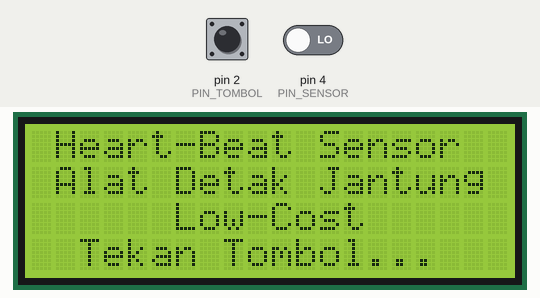
This sketch was run on a simulated Arduino Uno, built with avr-gcc and run on an emulated ATmega328P. Parts: 20×4 character LCD. The inputs (shaded band) are chosen by the test bench; at power-on: pin 2 (PIN_TOMBOL) HIGH, pin 4 (PIN_SENSOR) LOW. What the sketch prints to the serial monitor is not drawn.

Above: at 1.3 s.
1.4 s: pin 2 (PIN_TOMBOL) pulled LOW for 0.15 s
At 2.5 s:
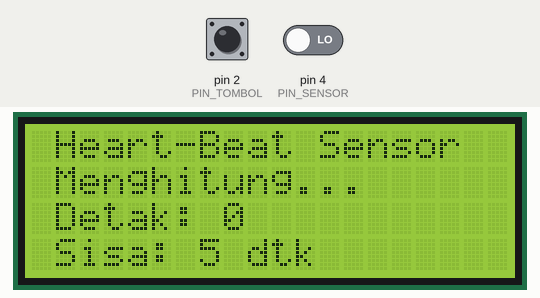
4.5 s: pin 4 (PIN_SENSOR) driven HIGH
At 7.32 s:
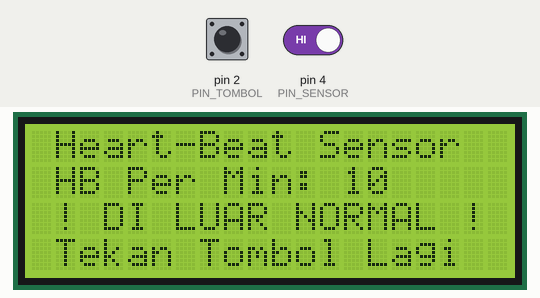
7.5 s: pin 2 (PIN_TOMBOL) pulled LOW for 1 s
At 9.8 s:
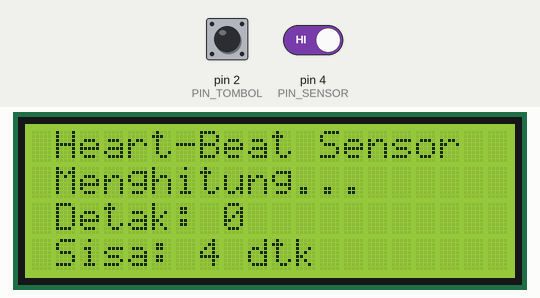
11.5 s: pin 2 (PIN_TOMBOL) pulled LOW for 3.2 s
At 12.5 s:
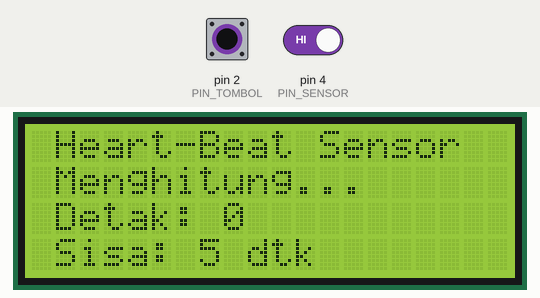
Timing chart, 0 to 14.5 s (numbered marks = the images above; inputs shaded):
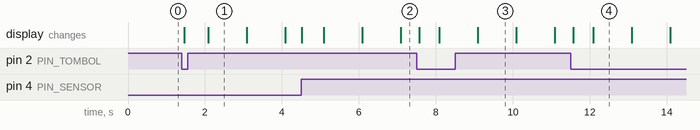

The sketch:

detak_jantung_proteus.ino
```cpp
/*
 * =====================================================================
 *  TUGAS AKHIR - SIMULASI PROTEUS (Arduino Uno / ATmega328P)
 *  Alat Pemantau Detak Jantung Low-Cost
 *
 *  Model pengukuran mengikuti repo Heart_Beat_Simulation_Proteus:
 *  sensor detak digital + LCD 20x4 + tombol mulai + hitung 6 detik.
 * =====================================================================
 *  Rangkaian di Proteus:
 *    1. Arduino Uno (ATmega328P)
 *    2. Heart Beat Sensor (library HeartBeatSensorTEP)
 *       OUT sensor  -> D4
 *       Potensiometer -> input sensor (mengatur laju detak)
 *    3. Push button -> D2 (INPUT_PULLUP, aktif LOW)
 *    4. LCD 20x4 (LM044L):
 *       RS=13, E=12, D4=11, D5=10, D6=9, D7=8
 *    5. VCC/GND sensor, potensiometer, dan LCD ke 5V/GND
 *
 *  Alur:
 *    - Tekan tombol untuk mulai mengukur.
 *    - Selama 6 detik Arduino menghitung pulsa HIGH dari sensor.
 *    - BPM = jumlah detak x 10 (60 detik / 6 detik).
 *    - Hasil dan status normal (60-100 BPM) tampil di LCD.
 *
 *  Cara pakai:
 *    - Install library TimerOne (libraries/TimerOne-1.1.0.zip).
 *    - Compile sketch ini di Arduino IDE, ambil file .hex
 *      (Sketch -> Export Compiled Binary).
 *    - Klik dua kali komponen Uno di Proteus -> Program File: pilih .hex.
 *    - Jalankan simulasi.
 * =====================================================================
 */

#include <TimerOne.h>
#include <LiquidCrystal.h>

// ------------------------- PIN ---------------------------------------
const uint8_t PIN_SENSOR = 4;   // OUT heart beat sensor
const uint8_t PIN_TOMBOL = 2;   // push button mulai

LiquidCrystal lcd(13, 12, 11, 10, 9, 8);  // RS, E, D4, D5, D6, D7

// ------------------------- PARAMETER ---------------------------------
const uint8_t DURASI_DETIK = 6;  // jendela pengukuran (detik)
const int BPM_MIN = 60;          // batas normal bawah
const int BPM_MAX = 100;         // batas normal atas

// ------------------------- STATE -------------------------------------
volatile bool tickDetik = false; // diset ISR tiap 1 detik

bool mengukur = false;
uint8_t detikUkur = 0;
uint16_t jumlahDetak = 0;
int bpm = 0;
bool pulsaSebelumnya = LOW;

bool tombolStabil = HIGH;
bool tombolTerakhir = HIGH;
unsigned long waktuTombol = 0;

// ------------------------- PROTOTIPE ---------------------------------
void timerIsr();
void tampilkanIdle();
void tampilkanProgres();
void tampilkanHasil();
void mulaiMengukur();
void selesaiMengukur();
void bacaTombol();
void bacaDetak();

// =====================================================================
//  Timer1: penanda 1 detik. LCD TIDAK ditulis di dalam ISR.
// =====================================================================
void timerIsr() {
  tickDetik = true;
}

// =====================================================================
//  SETUP
// =====================================================================
void setup() {
  pinMode(PIN_SENSOR, INPUT);
  pinMode(PIN_TOMBOL, INPUT_PULLUP);

  Serial.begin(9600);
  lcd.begin(20, 4);
  lcd.clear();

  tampilkanIdle();

  Timer1.initialize(1000000);   // 1 detik
  Timer1.attachInterrupt(timerIsr);

  Serial.println("=== Simulasi Detak Jantung - Proteus ===");
  Serial.println("Tekan tombol untuk mulai mengukur (6 detik).");
}

// =====================================================================
//  TAMPILAN
// =====================================================================
void tampilkanIdle() {
  lcd.clear();
  lcd.setCursor(0, 0);
  lcd.print(" Heart-Beat Sensor  ");
  lcd.setCursor(0, 1);
  lcd.print(" Alat Detak Jantung ");
  lcd.setCursor(0, 2);
  lcd.print("      Low-Cost      ");
  lcd.setCursor(0, 3);
  lcd.print("  Tekan Tombol...   ");
}

void tampilkanProgres() {
  lcd.setCursor(0, 1);
  lcd.print(" Menghitung...      ");
  lcd.setCursor(0, 2);
  lcd.print(" Detak: ");
  lcd.print(jumlahDetak);
  lcd.print("          ");
  lcd.setCursor(0, 3);
  lcd.print(" Sisa: ");
  lcd.print(DURASI_DETIK - detikUkur);
  lcd.print(" dtk     ");
}

void tampilkanHasil() {
  lcd.clear();
  lcd.setCursor(0, 0);
  lcd.print(" Heart-Beat Sensor  ");
  lcd.setCursor(0, 1);
  lcd.print(" HB Per Min: ");
  if (bpm > 0) {
    lcd.print(bpm);
  } else {
    lcd.print("--");
  }
  lcd.print("    ");

  lcd.setCursor(0, 2);
  if (bpm > 0 && (bpm < BPM_MIN || bpm > BPM_MAX)) {
    lcd.print(" ! DI LUAR NORMAL ! ");
  } else if (bpm > 0) {
    lcd.print("   Status: Normal   ");
  } else {
    lcd.print("  Tidak ada pulsa   ");
  }

  lcd.setCursor(0, 3);
  lcd.print(" Tekan Tombol Lagi  ");
}

// =====================================================================
//  PENGUKURAN
// =====================================================================
void mulaiMengukur() {
  mengukur = true;
  detikUkur = 0;
  jumlahDetak = 0;
  bpm = 0;
  tickDetik = false;
  pulsaSebelumnya = digitalRead(PIN_SENSOR);

  lcd.clear();
  lcd.setCursor(0, 0);
  lcd.print(" Heart-Beat Sensor  ");
  tampilkanProgres();

  Serial.println("[MULAI] Menghitung detak selama 6 detik...");
}

void selesaiMengukur() {
  mengukur = false;
  bpm = jumlahDetak * (60 / DURASI_DETIK);   // 6 detik -> x10

  tampilkanHasil();

  Serial.print("HB Per Min: ");
  Serial.print(bpm);
  if (bpm > 0 && (bpm < BPM_MIN || bpm > BPM_MAX)) {
    Serial.print("  ! DI LUAR NORMAL (60-100)");
  }
  Serial.println();
}

void bacaTombol() {
  bool baca = digitalRead(PIN_TOMBOL);

  if (baca != tombolTerakhir) {
    tombolTerakhir = baca;
    waktuTombol = millis();
  }

  if (millis() - waktuTombol > 50 && baca != tombolStabil) {
    tombolStabil = baca;
    if (tombolStabil == LOW) {
      mulaiMengukur();   // bisa dipakai untuk mengulang pengukuran
    }
  }
}

void bacaDetak() {
  bool pulsa = digitalRead(PIN_SENSOR);

  // hitung tepi naik (satu pulsa = satu detak)
  if (pulsa == HIGH && pulsaSebelumnya == LOW) {
    jumlahDetak++;
    tampilkanProgres();
  }

  pulsaSebelumnya = pulsa;
}

// =====================================================================
//  LOOP UTAMA
// =====================================================================
void loop() {
  bacaTombol();

  if (mengukur) {
    bacaDetak();

    if (tickDetik) {
      tickDetik = false;
      detikUkur++;

      if (detikUkur >= DURASI_DETIK) {
        selesaiMengukur();
      } else {
        tampilkanProgres();
      }
    }
  }

  delay(2);
}
```

Measured:
- after the input at 1.4 s, the display: first changes after 0.07 s (image 1 shows a later state)
- after the input at 7.5 s, the display: first changes after 0.07 s (image 3 shows a later state)
- what the display in image 1 shows lasts 1.0 s, from 2.1 s to 3.1 s
